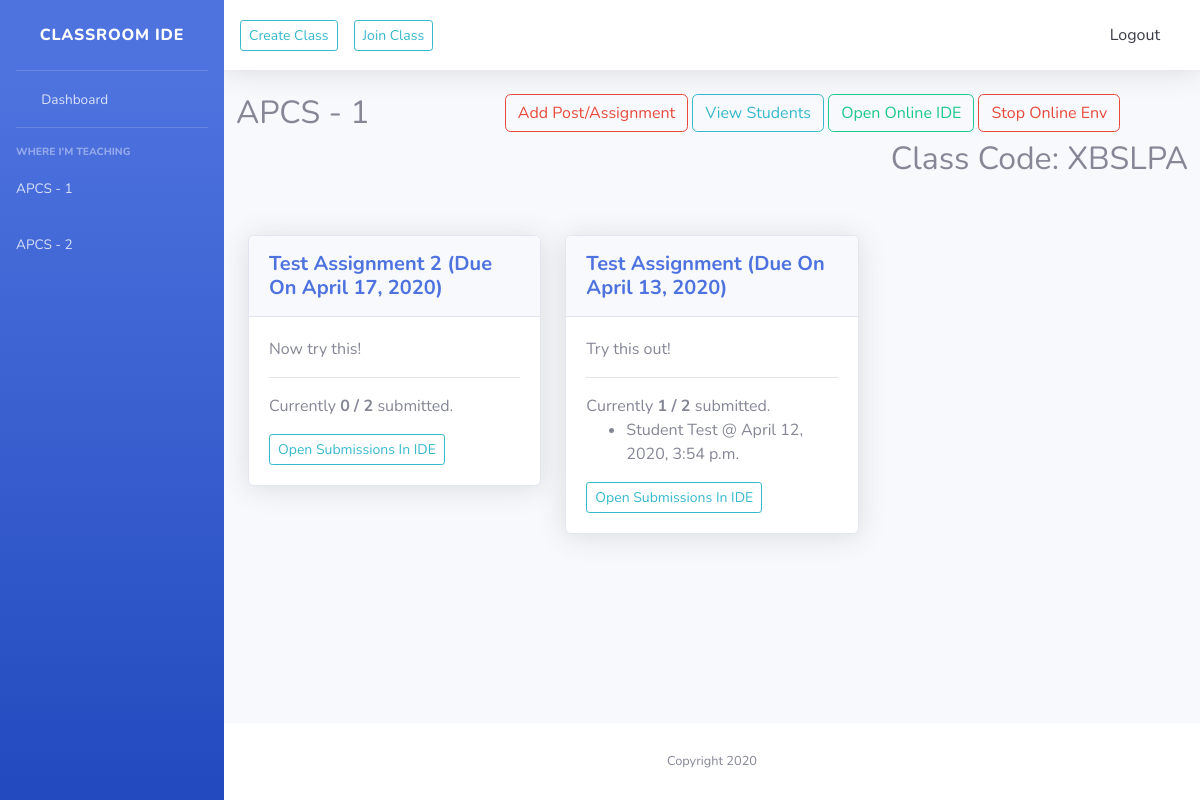
Page /class/2 (signed in) on the committed database.
### classroom/models.py (models this page shows, shortened)
class Classroom(models.Model):
    classroom_code = models.CharField(max_length=6, blank=True, null=True)
    classroom_name = models.CharField(max_length=100)
    description = models.TextField()
    JAVA, PYTHON, CPP = "J", "P", "C"
    env = models.CharField(max_length=1, choices=[(JAVA, "Java"), (PYTHON, "Python3"), (CPP, "C++")])
    teacher_code = models.CharField(max_length=50)

class Assignment(models.Model):
    classroom = models.ForeignKey(Classroom, on_delete=models.SET_NULL, blank=True, null=True)
    title = models.CharField(max_length=100)
    description = models.TextField()
    workspace_template = models.FileField(blank=True, null=True)
    due_date = models.DateField(blank=True, null=True)
    folder_name = models.CharField(max_length=200)
    submitted_by = models.ManyToManyField(Submission)

class Submission(models.Model):
    user = models.ForeignKey(FSUser, on_delete=models.SET_NULL, blank=True, null=True)
    timestamp = models.DateTimeField(auto_now=True)

class FSUser(models.Model):
    user = models.OneToOneField(User, on_delete=models.CASCADE)
    student_of = models.ManyToManyField("Classroom", related_name="student", blank=True)
    teacher_of = models.ManyToManyField("Classroom", related_name="teacher", blank=True)
    current_class_ide = models.CharField(max_length=6, blank=True, null=True)
    current_port = models.IntegerField(blank=True, null=True)

### classroom/views.py (the view)
# urls.py: path('class/<int:class_id>', views.class_info, name='class_info'),
def class_info(request, class_id):
    global CURRENT_PORT
    context = {}
    if not request.user.is_authenticated:
        return HttpResponseRedirect(reverse('login'))
    if class_id not in FSUser.objects.get(user=request.user).teacher_of.all().values_list('id', flat=True) and class_id not in FSUser.objects.get(user=request.user).student_of.all().values_list('id', flat=True):
        return HttpResponseRedirect(reverse('home'))
    if class_id in FSUser.objects.get(user=request.user).teacher_of.all().values_list('id', flat=True):
        context['teacher'] = True
    context['class'] = Classroom.objects.get(id=class_id)
    context['classes_teaching'] = FSUser.objects.get(user=request.user).teacher_of.all()
    context['classes_learning'] = FSUser.objects.get(user=request.user).student_of.all()
    user = FSUser.objects.get(user=request.user)
    context['assignments'] = Assignment.objects.filter(classroom_id=class_id).all()[::-1]
    context['submissions'] = []
    if class_id not in FSUser.objects.get(user=request.user).teacher_of.all().values_list('id', flat=True):
        for a in Assignment.objects.filter(classroom_id=class_id).all():
            if user.id in a.submitted_by.all().values_list('user', flat=True):
                context['submissions'].append(a.id)
    print(context['submissions'])
    context['fsuser'] = user
    context['class_students'] = []
    context['student_count'] = 0
    for u in FSUser.objects.all():
        if len(u.student_of.filter(id=class_id)) != 0:
            context['student_count'] += 1
            context['class_students'].append(u)
    if user.current_class_ide == Classroom.objects.get(id=class_id).classroom_code:
        context['env_url'] = "http://localhost:{}".format(user.current_port)
    return render(request, 'class.html', context)

### templates/class.html (shortened to what this page needs)
{% extends "base.html" %}
{% block content %}
<div class="container-fluid">
    <div class="row mb-5">
        <div class="mr-auto">
            <h2> {{ class.classroom_name }}</h2>
        </div>
        <div class="ml-auto mr-auto" >
            {% if teacher %}
                <a href="#" data-toggle="modal" data-target="#assignModal" class="btn btn-outline-danger">Add Post/Assignment</a>
                <a href="#" data-toggle="modal" data-target="#studentList" class="btn btn-outline-info">View Students</a>
            {% endif %}
            {% if env_url %}
                <a class="btn btn-outline-success" target="_blank" href="{{ env_url }}">Open Online IDE</a>
                            <form method="POST" style="display: inline">
            <button type="submit" class="btn btn-outline-danger">Stop Online Env</button>
            </form>
            {% endif %}
        </div>
        <div class="ml-auto">
            <h2> Class Code: {{ class.classroom_code }}</h2>
        </div>
    </div>
    <div class="row">
        {% for assignment in assignments %}
        <div class="col-md-4 col-sm-6">
            <div class="card shadow mb-4">
                <div class="card-header py-3">
                  <h5 class="m-0 font-weight-bold text-primary">
                    {{ assignment.title }}{% if assignment.due_date %} (Due On {{ assignment.due_date }}) {% endif %}
                  </h5>
                </div>
                <div class="card-body">
                    {{ assignment.description }} <br /> <hr />
                    {% if teacher %}
                        <div class="">
                            Currently <b>{{ assignment.submitted_by.all|length }} / {{ student_count }} </b> submitted.
                        </div>
                        <ul>
                        {% for submission in assignment.submitted_by.all %}
                            <li>{{ submission.user.user.get_full_name }} @ {{ submission.timestamp }}</li>
                        {% endfor %}
                        </ul>
                        <div class="">
                            <a target="_blank" class="btn btn-outline-info btn-sm" {% if env_url %} href="{{ env_url }}/#/home/project/{{ assignment.folder_name }}" {% else %} data-toggle="tooltip" data-placement="top" title="Start ENV to Open" {% endif %}>Open Submissions In IDE</a>
                        </div>
                    {% endif %}
                </div>
              </div>
        </div>
        {% endfor %}
    </div>
</div>
{% endblock %}

### templates/base.html (shortened to what this page needs)
{% load static %}
<!DOCTYPE html>
<html lang="en">
<head>
  <link href="{% static "vendor/fontawesome-free/css/all.min.css" %}" rel="stylesheet" type="text/css">
  <link href="{% static "css/sb-admin-2.min.css" %}" rel="stylesheet">
</head>
<body id="page-top">
  <div id="wrapper">
    <ul class="navbar-nav bg-gradient-primary sidebar sidebar-dark accordion" id="accordionSidebar">
      <a class="sidebar-brand d-flex align-items-center justify-content-center" href="/">
        <div class="sidebar-brand-text mx-3">Classroom IDE</div>
      </a>
      <hr class="sidebar-divider my-0">
      <li class="nav-item">
        <a class="nav-link" href="/">
          <i class="fas fa-fw fa-tachometer-alt"></i>
          <span>Dashboard</span></a>
      </li>
    {% if classes_teaching|length != 0 %}
      <hr class="sidebar-divider">
      <div class="sidebar-heading">
        Where I'm Teaching
      </div>
      {% for i in classes_teaching %}
        <li class="nav-item">
            <a class="nav-link" href="/class/{{ i.id }}">
              <span>{{ i.classroom_name }}</span>
            </a>
        </li>
      {% endfor %}
    {% endif %}
    </ul>
    <div id="content-wrapper" class="d-flex flex-column">
      <div id="content">
        <nav class="navbar navbar-expand navbar-light bg-white topbar mb-4 static-top shadow">
                          <a href="#" data-toggle="modal" data-target="#createModal" class="mr-3 btn btn-outline-info btn-sm">
                  Create Class
              </a>
              <a href="#" data-toggle="modal" data-target="#joinModal" class="btn btn-outline-info btn-sm">
                  Join Class
              </a>
          <ul class="navbar-nav ml-auto">
            <a class="dropdown-item  mt-auto mb-auto" href="#" data-toggle="modal" data-target="#logoutModal">
                  <i class="fas fa-sign-out-alt fa-sm fa-fw mr-2 text-gray-400"></i>
                  Logout
                </a>
          </ul>
        </nav>
        {% block content %} {% endblock %}
      </div>
      <footer class="sticky-footer bg-white">
        <div class="container my-auto">
          <div class="copyright text-center my-auto">
            <span>Copyright 2020</span>
          </div>
        </div>
      </footer>
    </div>
  </div>
</body>
</html>

### rows in the picture
Classroom: classroom_name "APCS - 1", classroom_code "XBSLPA"
Classroom: classroom_name "APCS - 2"
Assignment: title "Test Assignment 2", due_date "April 17, 2020", description "Now try this!", submitted_by.all|length "0", student_count "2"
Assignment: title "Test Assignment", due_date "April 13, 2020", description "Try this out!", submitted_by.all|length "1", classroom "2"
Submission: user.user.get_full_name "Student Test", timestamp "April 12, 2020, 3:54 p.m."
